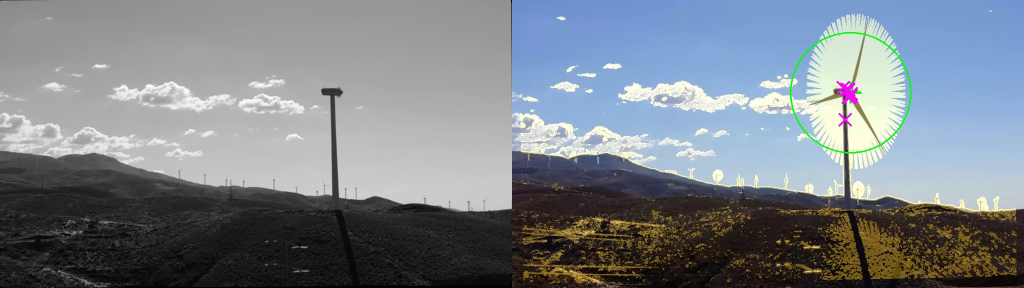
#> input picture blade_prototype/innovation_review_assets/abla_overlay.jpg, 2048 x 576 px (shown at 1/2 size)
$ python -i segmentation.py   (imports and definitions only)
#> lines starting #> are read from the running program, lines starting #| are printed output that depends on the picture; after the words box and inside, x2 and y2 are one past the last pixel; in counts of white or black regions, pixels touching at a corner belong together
"""葉片/塔架分割與結構定位（§5.1 前處理）。

流程：
1. 估天空模型——**預設為局部模型**（`fit_local_sky`，見下），全機照用；
   長焦分區段照改用邊緣取樣的逐列多項式模型（`fit_sky_model`）
2. 每個像素對模型的 robust 標準化距離 → 固定門檻 → 前景
3. 形態學清理 + 連通元件過濾（去掉小碎片）
4. 結構：距離變換找輪轂（最厚處）→ 移除輪轂圓盤 → 塔架（碰底邊、最寬）→ 其餘為葉片
5. 輪轂精修：各葉片外段軸線的最小平方交點

模型在縮圖上估算（速度），套用在全解析度（幾何精度）。

**為什麼預設是局部模型**（2026-09-07，75 張真實照片實測，見 `REAL_IMAGE_VALIDATION.md`）：
原本的「邊緣取樣 + 逐列多項式 + 全域 robust 尺度」假設整張天空是單一平滑漸層。
真實天空有雲，兩個方向都會壞——雲被當成前景吃進遮罩，或者邊緣取樣帶裡的雲把全域
尺度撐大到什麼都進不了遮罩（30 張設計範圍內的照片有 4 張直接「遮罩為空」）。
局部模型改成假設「天空**局部**平滑」：雲塊是幾百像素的大面積漸變、葉片與塔架是幾十
像素的細長結構，所以用一個比結構寬、比雲小的中值核估背景就能兩者分離。
實測輪轂定位命中 14/30 → 24/30，有雲的情況 1/13 → 10/13，遮罩全空 4 → 0。
"""

from __future__ import annotations

from dataclasses import dataclass, field

import cv2
import numpy as np


DEFAULT_DIST_THRESH = 5.5  # 逐列多項式模型的門檻，robust sigma 單位

# 局部天空模型的參數。全部由 75 張真實照片掃描而得（set A 選、set B holdout 覆核）：
# kernel_frac 0.16–0.24 × 門檻 7–11 是一整片高原（命中 14–17/19），取高原中心而非尖峰
# ——19 張樣本的 argmax 會跳動，取中心才不是在擬合雜訊。
DEFAULT_LOCAL_KERNEL_FRAC = 0.20   # 中值核邊長 / 工作尺度長邊：要 > 塔架寬、< 雲塊尺度
# 門檻同時對兩組獨立的測試集取：真實照片（輪轂定位命中）與合成夾具（對已知真值的
# 結構召回率 / 天空誤判率）。7.0 是唯一同時成立的點——真實命中 23/30（有雲 10/13）、
# 合成結構召回 95.3%、天空誤判 0.02%。放寬到 9.0 真實命中只多 1 張，但合成結構召回
# 掉到 77.7%（塔架下段融進亮天空時被切掉），對要從遮罩邊緣量幾何的管線不能接受。
DEFAULT_LOCAL_THRESH = 7.0         # 局部 robust sigma 單位（與逐列模型的 5.5 不同尺規）
DEFAULT_LOCAL_WORK_SIDE = 1024     # 估背景與尺度的工作尺度長邊
DEFAULT_LOCAL_MIN_SCALE = 1.2      # 局部尺度下限（Lab 單位），純色無雲天空不會除以 0


@dataclass
class SkyModel:
    """天空顏色模型：Lab 每通道對正規化列位置 t=y/(H-1) 的多項式（處理天空垂直漸層）+ robust 尺度。"""

    coeffs: np.ndarray  # (3, deg+1)
    inv_scale: np.ndarray  # (3,) = 1/MAD

    def mean_rows(self, h: int) -> np.ndarray:
        t = np.linspace(0.0, 1.0, h, dtype=np.float32)
        return np.stack([np.polyval(c, t) for c in self.coeffs], axis=1).astype(np.float32)  # (h,3)


@dataclass
class LocalSkyModel:
    """局部天空模型：背景與尺度都是**影像場**，不是參數化曲面。

    兩個場都在工作尺度上算（中值濾波），套用時雙線性放大回全解析度——它們本來就是
    低頻的（核邊長是畫面的 20%），放大不會失真；殘差則在全解析度上取，1–2 px 的葉尖
    因此保得住。
    """

    bg: np.ndarray  # (h,w,3) float32，Lab 背景估計
    scale: np.ndarray  # (h,w,3) float32，各通道的局部 robust 尺度
    kernel_px: int  # 實際用的中值核邊長（工作尺度的像素）
    min_scale: float


@dataclass
class SegmentationResult:
    mask: np.ndarray  # uint8 0/255，與輸入同尺寸
    sky_model: SkyModel | LocalSkyModel
    threshold: float  # 距離門檻（尺規依模型種類而異）
    scale: float  # 估模型時的縮圖比例
    horizon_y: int | None = None  # 地平線列；None = 畫面沒有可辨識的地面帶


@dataclass
class BladeComponent:
    xs: np.ndarray
    ys: np.ndarray
    area: int
    tip_xy: tuple[float, float]
    tip_radius_px: float
    tip_angle_deg: float  # 數學慣例方位角（270° = 六點鐘）


@dataclass
class TurbineStructure:
    hub: tuple[float, float]
    hub_radius_px: float
    hub_refined: bool
    tower_found: bool
    tower_angle_deg: float  # 塔架軸相對垂直的偏差（正 = 順時鐘）；無塔架時為 0
    tower_width_px: float
    blades: list[BladeComponent] = field(default_factory=list)
    notes: list[str] = field(default_factory=list)
    # 塔架軸外推到輪轂那一列的 x（px）。偏軸拍攝時輪轂中心會離開塔軸（機艙把轉子往上風側
    # 推了 overhang 那麼遠），`pose.estimate_pose` 拿 hub_x 與它的差估 yaw。無塔架時 None。
    tower_x_at_hub_px: float | None = None


# ---------------------------------------------------------------- 天空模型


# [81 lines left out: functions _robust_polyfit_1d, fit_sky_model, _grid_coords, _interp_from_grid, not called in this run]


def _median_field(lab_u8: np.ndarray, k: int, grid_step: int) -> np.ndarray:
    """大核中值場。`grid_step > 1` 時只在網格點上取值再雙線性內插。

    **這是 App 端（Dart）實際跑的模式。** 網格點的中值不受「有沒有算鄰居」影響，
    所以這裡用快的 `cv2.medianBlur` 算完整場再取樣，數值與「只算網格點」完全相同；
    Dart 端只算網格點是為了成本（見下），不改變結果。

    為什麼 Dart 需要網格：真 2D 大核中值即使用 Perreault 的雙層直方圖，每個輸出像素
    仍要把兩個行直方圖（16 粗 + 256 細）加減進核直方圖，約 544 次 bin 運算；
    1024×820×3 ≈ 1.4G 次，手機上跑不動。只算網格點時，沿 x 每步只加減 `grid_step`
    個 column（每 column k px），總量降到約 64M 次——差 20 倍以上。

    代價（75 張真實照片實測，設計範圍內 30 張的輪轂命中）：
    逐像素 23/30、step=8 22/30、**step=16 22/30**、step=24 23/30、step=32 21/30。
    差異不是單調的，是個別照片在「誤差 ≤ 對角線 5%」門檻兩側翻動——場確實是低頻的。
    相對地，把 `work_side` 從 1024 降到 512/384/256 會掉到 20/19/18，而且時間幾乎沒省
    （瓶頸在結構定位不在中值），所以**寧可網格化也不要降工作尺度**。
    """
    if grid_step <= 1:
        return cv2.medianBlur(lab_u8, k).astype(np.float32)
    h, w = lab_u8.shape[:2]
    full = cv2.medianBlur(lab_u8, k).astype(np.float32)
    xs, ys = _grid_coords(w, grid_step), _grid_coords(h, grid_step)
    return _interp_from_grid(full[np.ix_(ys, xs)], xs, ys, w, h)


def fit_local_sky(
    img_bgr: np.ndarray,
    kernel_frac: float = DEFAULT_LOCAL_KERNEL_FRAC,
    work_side: int = DEFAULT_LOCAL_WORK_SIDE,
    min_scale: float = DEFAULT_LOCAL_MIN_SCALE,
    scale_gain: float = 4.0,
    grid_step: int = 1,
) -> LocalSkyModel:
    """估局部天空模型：背景 = Lab 的大核中值，尺度 = |殘差| 的同核中值。

    中值核是關鍵：它抹掉**比核窄**的東西、保留比核寬的東西。核邊長取工作尺度的 20%
    時，塔架與葉片（幾十像素）被抹掉而留在殘差裡，雲塊（幾百像素）被算進背景而不再
    產生殘差。尺度用同一個鄰域，所以雲區的尺度自然放大——葉片相對「該區的天空」仍然
    突出，遮罩不會因為畫面有雲就整片空掉。

    scale_gain：|殘差| 要量化成 uint8 才能用 OpenCV 的大核中值（O(1) 直方圖法），
    ×4 再除回來，讓 0–64 Lab 單位的殘差有 0.25 的解析度。

    grid_step：中值只在 step 間隔的網格點上取值再雙線性內插（見 `_median_field`）。
    預設 1（逐像素，原型用）；**App 端用 16**——那是手機跑得動的唯一形式，
    代價是 30 張真實照片的輪轂命中 23 → 22。
    """
    h, w = img_bgr.shape[:2]
    s = min(1.0, work_side / max(h, w))
    small = (img_bgr if s >= 1.0 else
             cv2.resize(img_bgr, (max(8, int(w * s)), max(8, int(h * s))),
                        interpolation=cv2.INTER_AREA))
    lab = cv2.cvtColor(small, cv2.COLOR_BGR2Lab)  # uint8：medianBlur 的大核只支援 8U
    k = int(round(kernel_frac * max(lab.shape[:2]))) | 1  # 必須是奇數
    k = int(max(5, min(k, 255)))  # OpenCV 的 medianBlur 上限
    bg = _median_field(lab, k, grid_step)
    resid = lab.astype(np.float32) - bg
    absr = np.clip(np.abs(resid) * scale_gain, 0, 255).astype(np.uint8)
    scale = _median_field(absr, k, grid_step) / scale_gain * 1.4826
    return LocalSkyModel(bg=bg, scale=np.maximum(scale, min_scale),
                         kernel_px=k, min_scale=float(min_scale))


def local_sky_distance(img_bgr: np.ndarray, model: LocalSkyModel) -> np.ndarray:
    """全解析度殘差 ÷ 放大回全解析度的低頻場。"""
    h, w = img_bgr.shape[:2]
    bg, scale = model.bg, model.scale
    if bg.shape[:2] != (h, w):
        bg = cv2.resize(bg, (w, h), interpolation=cv2.INTER_LINEAR)
        scale = cv2.resize(scale, (w, h), interpolation=cv2.INTER_LINEAR)
    lab = cv2.cvtColor(img_bgr, cv2.COLOR_BGR2Lab).astype(np.float32)
    d = (lab - bg) / np.maximum(scale, model.min_scale)
    return np.sqrt(np.einsum("ijk,ijk->ij", d, d))


def sky_distance(img_bgr: np.ndarray, model: SkyModel | LocalSkyModel) -> np.ndarray:
    """依模型種類分派，呼叫端不必知道用的是哪一種。"""
    if isinstance(model, LocalSkyModel):
        return local_sky_distance(img_bgr, model)
    lab = cv2.cvtColor(img_bgr, cv2.COLOR_BGR2Lab).astype(np.float32)
    means = model.mean_rows(lab.shape[0])  # (h,3)
    d = (lab - means[:, None, :]) * model.inv_scale[None, None, :]
    return np.sqrt(np.einsum("ijk,ijk->ij", d, d))


# [4 lines left out: function _otsu_threshold, not called in this run]


def _clean_mask(fg: np.ndarray, min_area: int, max_width_frac: float = 0.7, drop_wide_bands: bool = True) -> np.ndarray:
    mask = fg.astype(np.uint8) * 255
    # 不做 morphological open：遠距/側視的葉尖只有 1–2 px 厚，open 會把它吃掉讓葉尖半徑忽長忽短；
    # 雜訊碎片交給下面的面積過濾。close 只補洞。
    k5 = cv2.getStructuringElement(cv2.MORPH_ELLIPSE, (5, 5))
    mask = cv2.morphologyEx(mask, cv2.MORPH_CLOSE, k5)
    n, lab, stats, _ = cv2.connectedComponentsWithStats(mask, connectivity=8)
    keep = np.zeros(n, bool)
    w = mask.shape[1]
    for i in range(1, n):
        area = stats[i, cv2.CC_STAT_AREA]
        width = stats[i, cv2.CC_STAT_WIDTH]
        if area < min_area:
            continue
        if drop_wide_bands and width > max_width_frac * w and stats[i, cv2.CC_STAT_HEIGHT] < 0.5 * mask.shape[0]:
            continue  # 橫跨畫面的地面/地平線帶（全機照）；分區段照的葉片本身就是橫幅，呼叫端關掉
        keep[i] = True
    return np.where(keep[lab], 255, 0).astype(np.uint8)


def find_horizon(mask: np.ndarray, fill_thresh: float = 0.55, gap_rows: int = 6,
                 min_sky_frac: float = 0.25, min_band_frac: float = 0.02) -> int | None:
    """找地面帶的上緣（地平線列）。由畫面底部往上走，只要該列前景填充率高就繼續。

    真實照片的地面不是「橫跨畫面的矮元件」——它常常和塔架連成同一個元件，
    `_clean_mask` 的寬矮規則抓不到；但它有另一個穩定特徵：**整列幾乎都是前景**。
    容許 gap_rows 列中斷（道路、水面反光會讓某幾列填充率掉下來）。

    回傳 None 的兩種情況：帶太薄（<min_band_frac，多半只是畫面底噪），
    或地面吃掉超過 1−min_sky_frac 的畫面（此時天空模型多半已經壞了，切了也沒意義）。
    """
    h = mask.shape[0]
    fill = (mask > 0).mean(axis=1).astype(np.float32)
    fill = cv2.medianBlur(fill.reshape(-1, 1), 5).ravel()
    top = None
    miss = 0
    for y in range(h - 1, -1, -1):
        if fill[y] >= fill_thresh:
            top, miss = y, 0
        else:
            miss += 1
            if miss > gap_rows:
                break
    if top is None:
        return None
    band = (h - top) / h
    if band < min_band_frac or band > 1.0 - min_sky_frac:
        return None
    return int(top)


def segment_turbine(
    img_bgr: np.ndarray,
    max_side: int = 1200,
    border_frac: float = 0.06,
    min_area_frac: float = 3e-4,
    dist_thresh: float | None = None,
    sky_model: SkyModel | LocalSkyModel | None = None,
    full_res: bool = True,
    sky_mode: str = "local",
    drop_wide_bands: bool = True,
) -> SegmentationResult:
    """把風機（葉片 + 塔架 + 機艙）從天空分出來。

    sky_mode：
    - `"local"`（預設，全機照）：局部天空模型（`fit_local_sky`）。真實照片上唯一撐得住
      雲層的做法，理由與實測見模組 docstring。
    - `"rows"` / `"top_bottom"`：邊緣取樣的逐列多項式模型（`fit_sky_model`）。
      長焦分區段照必須用這個——那種照片的「結構」本身就佔滿畫面，大核中值會把葉片
      算進背景。`surface.py` 走 `top_bottom`。

    drop_wide_bands：把橫跨 70% 畫面寬、高度不到一半的元件當地面/地平線帶刪掉（全機照用）；
    長焦分區段照的葉片本身就是橫幅，要關掉。"""
    h, w = img_bgr.shape[:2]
    scale = min(1.0, max_side / max(h, w))
    small = img_bgr if scale >= 1.0 else cv2.resize(img_bgr, (int(w * scale), int(h * scale)), interpolation=cv2.INTER_AREA)
    if sky_model is not None:
        model = sky_model
    elif sky_mode == "local":
        model = fit_local_sky(img_bgr)  # 自己降到工作尺度，不吃 small
    else:
        model = fit_sky_model(small, border_frac, mode=sky_mode)
    dist_small = None
    if dist_thresh is None:
        if isinstance(model, LocalSkyModel):
            # 局部模型的距離尺規與逐列模型不同（除的是局部尺度而非全域），
            # 門檻另外量。真實照片掃描出的高原中心：見 DEFAULT_LOCAL_THRESH 的註解。
            dist_thresh = DEFAULT_LOCAL_THRESH
        else:
            dist_small = sky_distance(small, model)
            # 固定 5.5 個 robust sigma。合成資料量測：5σ 時塔架召回 95%、天空誤判 0.16%（皆為小碎片）；
            # Otsu 會被「白葉片 vs 藍天」的大距離拉到 14σ 以上，把灰塔架 vs 亮地平線天空吃掉，故不採用。
            dist_thresh = DEFAULT_DIST_THRESH
    # 距離圖先做 σ0.8 高斯平滑再取門檻：孤立雜訊像素被壓下去、邊界變平滑，
    # 而 1 px 寬的葉尖線會變成 2 px 寬的較低值仍高於門檻（形態學 open 會把它整條吃掉）。
    if full_res or scale >= 1.0:
        dist = cv2.GaussianBlur(sky_distance(img_bgr, model), (0, 0), 0.8)
        mask = _clean_mask(dist > dist_thresh, int(min_area_frac * h * w), drop_wide_bands=drop_wide_bands)
    else:
        if dist_small is None:
            dist_small = sky_distance(small, model)
        dist_small = cv2.GaussianBlur(dist_small, (0, 0), 0.8)
        mask_small = _clean_mask(dist_small > dist_thresh, int(min_area_frac * small.shape[0] * small.shape[1]),
                                 drop_wide_bands=drop_wide_bands)
        mask = cv2.resize(mask_small, (w, h), interpolation=cv2.INTER_NEAREST)
    horizon = find_horizon(mask) if drop_wide_bands else None
    return SegmentationResult(mask=mask, sky_model=model, threshold=float(dist_thresh),
                              scale=scale, horizon_y=horizon)


# ---------------------------------------------------------------- 結構定位


# [19 lines left out: functions _pca_axis, _ls_intersection, not called in this run]


def _angle_deg(dx: float, dy: float) -> float:
    """影像向量 → 數學慣例方位角（y 向下所以取負）。"""
    return float(np.degrees(np.arctan2(-dy, dx)) % 360.0)


# [4 lines left out: function _axis_angle_between, not called in this run]


@dataclass
class _Comp:
    xs: np.ndarray
    ys: np.ndarray
    touches_bottom: bool

    def dist_to(self, hub) -> np.ndarray:
        return np.hypot(self.xs - hub[0], self.ys - hub[1])


# [456 lines left out: functions _median_row_width, _split_by_angle, _split_components, _classify, _blade_axis, _count_arms and 6 more, not called in this run]

>>> import cv2
>>> picture = cv2.imread('../innovation_review_assets/abla_overlay.jpg')
#> picture is the input picture: shape (576, 2048, 3); mean B, G, R 136.6, 130, 123.5
>>> result = segment_turbine(picture)
#> call 2 of _median_field, with k = 205, grid_step = 1
#> in _median_field (call 2), `return cv2.medianBlur(lab_u8, k).astype(np.float32)`:
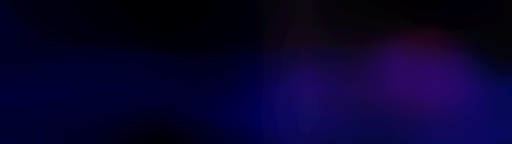
#> returned value: shape (288, 1024, 3) float32 (shown at 1/2 size); mean of channels 0, 1, 2 44.7, 3.1, 8.3; drawn as B, G, R
#> in local_sky_distance, `lab = cv2.cvtColor(img_bgr, cv2.COLOR_BGR2Lab).astype(np.float32)`:
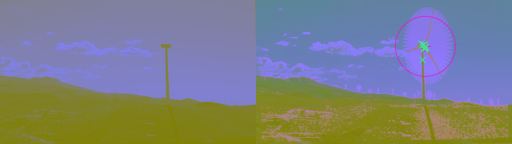
#> lab: shape (576, 2048, 3) float32 (shown at 1/4 size); mean B, G, R 134.3, 128.1, 124.1
#> in local_sky_distance, `d = (lab - bg) / np.maximum(scale, model.min_scale)`:
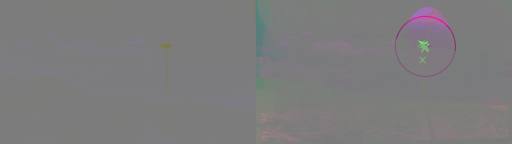
#> d: shape (576, 2048, 3) float32 (shown at 1/4 size); mean B, G, R 0.6, -0.1, 0.3; drawn with min black and max white
#> in local_sky_distance, `d = (lab - bg) / np.maximum(scale, model.min_scale)`:
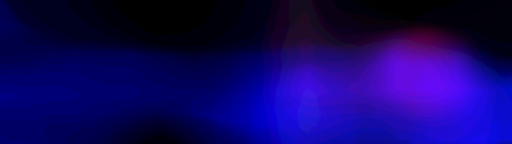
#> scale: shape (576, 2048, 3) float32 (shown at 1/4 size); mean B, G, R 16.6, 1.8, 3.7; drawn with min black and max white
#> in _clean_mask, `mask = fg.astype(np.uint8) * 255`:
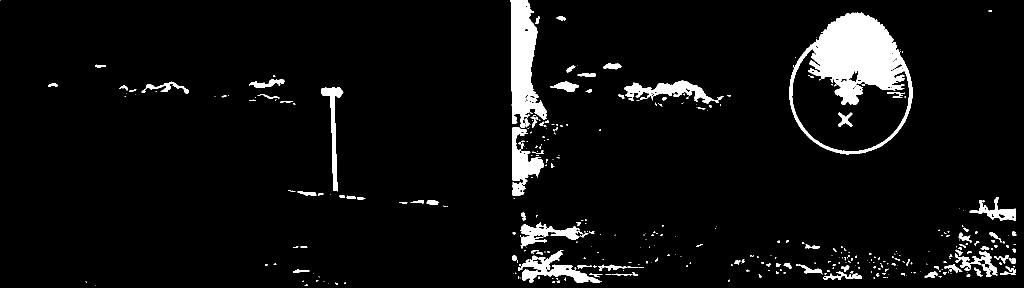
#> mask: shape (576, 2048) (shown at 1/2 size); 5.6% white; 366 white regions (253 under 20 px), largest, box (x1, y1, x2, y2) and area: (1579, 24, 1825, 309) 25063, (1021, 0, 1094, 256) 10690, (1036, 500, 1204, 566) 3523
#> in _clean_mask, `n, lab, stats, _ = cv2.connectedComponentsWithStats(mask, connectivity..`:
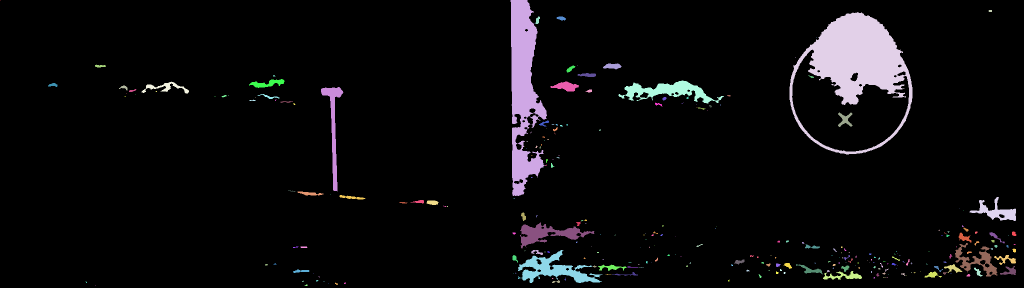
#> lab: shape (576, 2048) int32 (shown at 1/2 size); 281 distinct labels, from 0 to 280; one colour per label, 0 black
#> in _clean_mask, `n, lab, stats, _ = cv2.connectedComponentsWithStats(mask, connectivity..`: n = 281; stats = 281 rows, first 6: [0, 0, 2048, 576, 1110457], [0, 0, 1, 1, 1], [1021, 0, 73, 392, 15599], [1977, 20, 7, 4, 26], [1579, 24, 246, 285, 26150], [1071, 33, 9, 15, 87]
#> the loop in _clean_mask, `for i in range(1, n):` made 280 passes
#> (area, width) on passes 2 to 4: (15599, 73), (26, 7), (26150, 246)
#> in _clean_mask, `return np.where(keep[lab], 255, 0).astype(np.uint8)`:
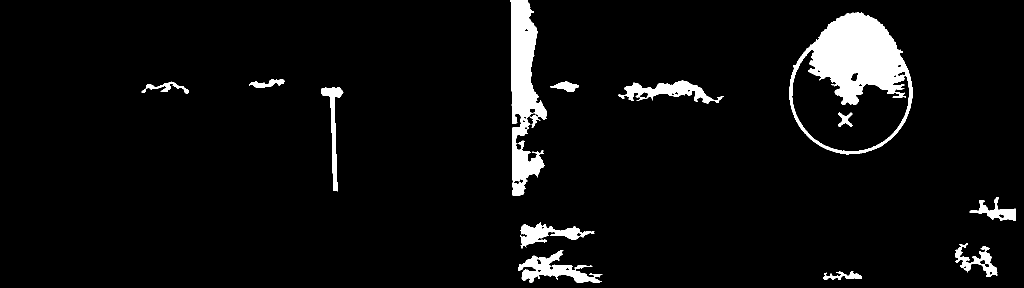
#> returned value: shape (576, 2048) (shown at 1/2 size); 5.2% white; 13 white regions, largest, box (x1, y1, x2, y2) and area: (1579, 24, 1825, 309) 26150, (1021, 0, 1094, 392) 15599, (1036, 500, 1205, 566) 4109
#> in find_horizon, `fill = (mask > 0).mean(axis=1).astype(np.float32)`: fill = 576 values, max 0.196 at index 172, min 0 at index 392, mean 0.0517
#> in find_horizon, `fill = cv2.medianBlur(fill.reshape(-1, 1), 5).ravel()`: fill = 576 values, max 0.195 at index 174, min 0 at index 442, mean 0.0516
